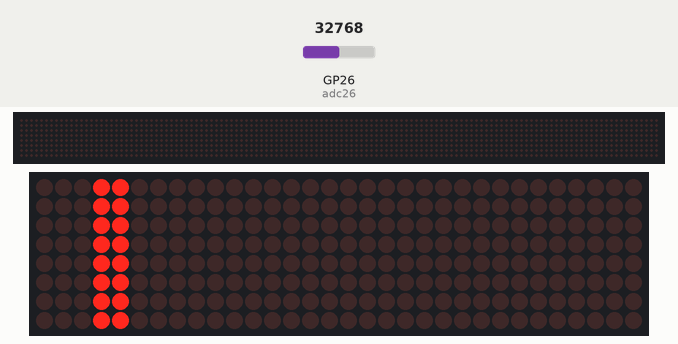
Recording of a program running on a simulated Raspberry Pi Pico running MicroPython. Parts: 128×8 LED matrix, 32×8 LED matrix. Inputs (shaded band) come from the test bench; at power-on: GP26 (adc26) = 32768 (analog values on the 0–65535 scale). Library files of the repository ran but are not shown: max7219.py.

Above: at 1.2 s.
1.3 s: GP26 (adc26) set to 45874
At 2.5 s:
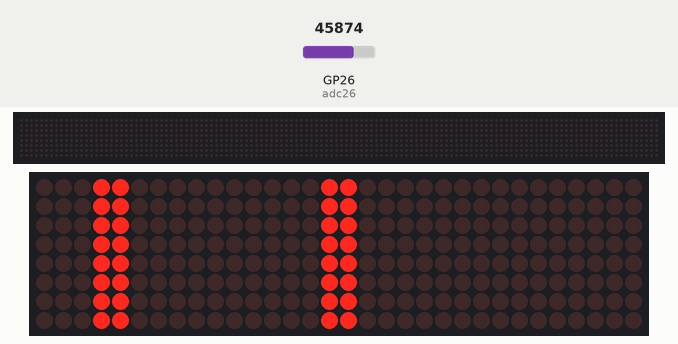
2.8 s: GP26 (adc26) set to 57670
At 3.8 s:
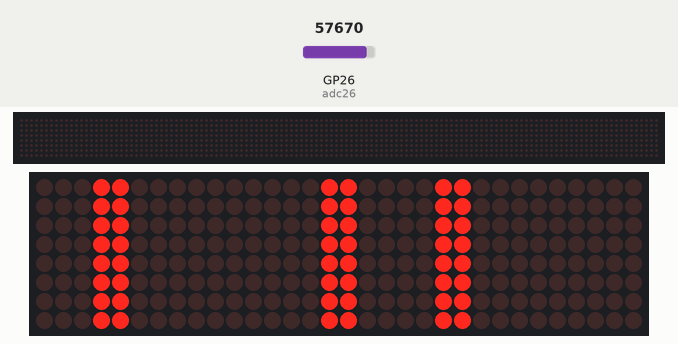
Timing chart, 0 to 5.8 s (numbered marks = the images above; inputs shaded):
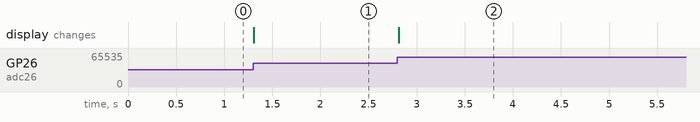

The program:

speed_gauge.py
```python
from machine import Pin, UART, I2C, SPI, WDT
import max7219
import utime

spi0 = SPI(0,sck=Pin(2),mosi=Pin(3)) # SCK = CLK || TX = DIN(mosi) || cs = CSn
cs = Pin(9, Pin.OUT)

spi1 = SPI(1,sck=Pin(10),mosi=Pin(11)) # SCK = CLK || TX = DIN(mosi) || cs = CSn
cs2 = Pin(13, Pin.OUT)

max_hit = False
posR = -5
velo_disp 	= max7219.Matrix8x8(spi1, cs2, 4)
prox_disp 	= max7219.Matrix8x8(spi0, cs, 4)
velo_disp.brightness(15)
prox_disp.brightness(15)
velo_disp.fill(0)
prox_disp.fill(0)
velo_disp.show()
prox_disp.show()

speed_32 = 0
prev_speed = 0
speed_increase = False


adc26 = machine.ADC(26)

def map_val(x, in_min, in_max, out_min, out_max):
  return int((x - in_min) * (out_max - out_min) / (in_max - in_min) + out_min)


def speed_gauge(speed,delay):
    global max_hit, posR, speed_32, speed_increase, prev_speed

    if prev_speed < speed:
        speed_increase = True
        prox_disp.text('|',speed_32,0,True) # increase from left | True = display pattern with LED=1
    elif prev_speed > speed:
        speed_increase = False
        prox_disp.text('|',speed_32,0,False)# decrease from right | False = display pattern with LED=0
    else:
        speed_increase = "Constant"

    speed_32 = map_val(speed,0,100,-3,28)
    prev_speed = speed
    prox_disp.show()

    utime.sleep_ms(delay)

while 1:
    pot = adc26.read_u16()
    speed = map_val(pot,200,65535,0,100)
#     print("adc:{} speed:{} gauge:{} state:{}".format(pot,speed,speed_32, speed_increase))
    speed_gauge(speed,10)
```

Measured:
- after the input at 1.3 s, the display: changes at once (image 1)
- after the input at 2.8 s, the display: changes at once (image 2)
